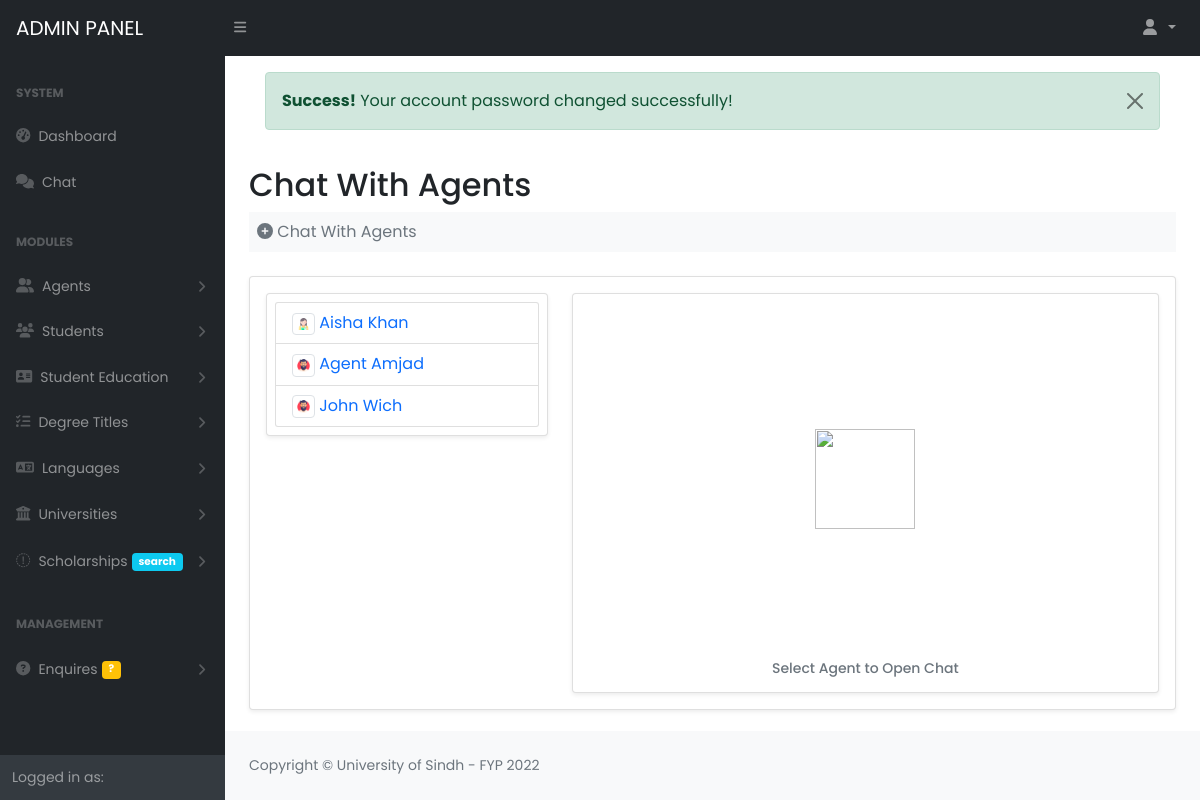
The page /Project/admin/chat.php (signed in) on the database its author committed.
### tables this page shows
CREATE TABLE `agents` (
  `agent_id` int(11) NOT NULL AUTO_INCREMENT,
  `name` varchar(50) DEFAULT NULL,
  `email` varchar(50) DEFAULT NULL,
  `password` varchar(50) DEFAULT NULL,
  `phone_no` varchar(50) DEFAULT NULL,
  `cnic` varchar(50) DEFAULT NULL,
  `gender` varchar(50) DEFAULT NULL,
  `profile` varchar(100) DEFAULT NULL,
  `created_at` timestamp NOT NULL DEFAULT current_timestamp(),
  `status` int(11) DEFAULT 0,
  PRIMARY KEY (`agent_id`)
);

### Project/database/database.php (called while the page is built, shortened)
<?php
class Database
{
	private $db_host = "localhost";
	private $db_user = "root";
	private $db_pass = "";
	private $db_name = "fyp_cms";
	public $connection = null;
	public function __construct()
	{
		$this->connection = mysqli_connect($this->db_host, $this->db_user, $this->db_pass, $this->db_name);
	}
	public function executeQuery($query)
	{
		$this->query = $query;
		$this->result = mysqli_query($this->connection, $this->query);
		return $this->result;
	}
}
?>

### Project/admin/chat.php (the view, shortened to what this page needs)
<?php  include_once("includes/header.php"); ?>
 <?php  include_once("includes/nav.php"); ?>
 <div id="layoutSidenav">
         <?php include_once("includes/sidebar.php") ?>
         <div id="layoutSidenav_content">
             <main>
                 <div class="container-fluid px-4">
                     <div class="p-3"><?php require_once("includes/messages.php") ?></div>
                     <h2 class="mt-1">Chat With Agents</h2>
                     <ol class="breadcrumb mb-4 bg-light p-2">
                         <li class="breadcrumb-item active"><i class="fa fa-plus-circle"></i> Chat With Agents</li>
                     </ol>
                     <div class="card shadow-sm bg-white p-2">
                        <div class="card-body p-2">
                             <div class="row">
                                 <div class="col-md-4 col-lg-4 col-sm-12 col-xs-12">
                                     <div class="card shadow-sm bg-white p-2">
                                     <?php
                                      $query = "SELECT * FROM `agents`";
                                     $result = $db->executeQuery($query);
                                         echo "<ul class='list-group'>";
                                         if($result->num_rows){
                                             while($row = mysqli_fetch_assoc($result)){
                                                 ?>
                                                  <li  class="pe-auto list-group-item disabled itemClick text-primary " id="<?php echo $row['agent_id'] ?>">  <img src="<?php echo substr($row['profile'],3) ?>" width="10%" class="img img-thumbnail img-responsive"/>  <?php echo $row['name'] ?></li>
                                                 <?php
                                             }
                                         }
                                         echo "</ul>";
                                         ?>
                                     </div>
                                 </div>
                                 <div class="col-md-8 col-lg-8 col-xs-12 col-sm12-">
                                     <div class="card shadow-sm bg-white p-2" id="messageBody" style="height:400px">
                                         <img style="margin:auto;" src="https://cdn-icons-png.flaticon.com/512/1041/1041916.png" width="100px" height="100px"/>
                                         <h4 class="form-text text-center">Select Agent to Open Chat</h4>
                                     </div>
                                 </div>
                             </div>
                        </div>
                     </div>
                 </div>
             </main>
 <?php  include_once("includes/footer.php") ?>

### Project/admin/includes/header.php (style rules this page uses)
body { font-family: 'Poppins', sans-serif; }

### rows shown on the page
agents: profile (picture), name "Aisha Khan"
agents: profile (picture), name "Agent Amjad"
agents: profile (picture), name "John Wich"

### other values the page prints
$_SESSION['success'] "Your account password changed successfully!"
